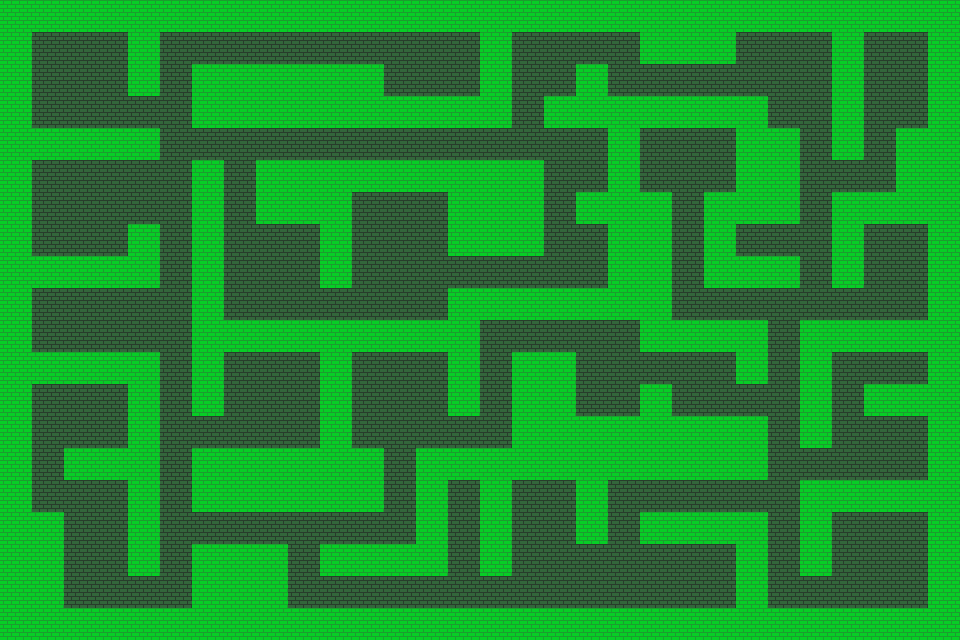

This is a level from a 2D game, rendered from its Tiled map with the project's own tilesets. A one-line summary and the complete map file follow:
An orthogonal 30x20 tile map with 32x32 px tiles, 1 tile layer (Camada de Blocos 1), 2 tilesets.

<map version="1.10" tiledversion="1.10.2" orientation="orthogonal" renderorder="right-up" width="30" height="20" tilewidth="32" tileheight="32" infinite="0" nextlayerid="2" nextobjectid="1">
 <tileset firstgid="1" name="Brick_Black" source="./Brick_Black.tsx" tilewidth="32" tileheight="32" tilecount="1" columns="1">
 </tileset>
 <tileset firstgid="2" name="Brick_Light" source="./Brick_Light.tsx" tilewidth="32" tileheight="32" tilecount="1" columns="1" />
 <layer id="1" name="Camada de Blocos 1" width="30" height="20">
  <data encoding="csv">
2,2,2,2,2,2,2,2,2,2,2,2,2,2,2,2,2,2,2,2,2,2,2,2,2,2,2,2,2,2,
2,1,1,1,2,1,1,1,1,1,1,1,1,1,1,2,1,1,1,1,2,2,2,1,1,1,2,1,1,2,
2,1,1,1,2,1,2,2,2,2,2,2,1,1,1,2,1,1,2,1,1,1,1,1,1,1,2,1,1,2,
2,1,1,1,1,1,2,2,2,2,2,2,2,2,2,2,1,2,2,2,2,2,2,2,1,1,2,1,1,2,
2,2,2,2,2,1,1,1,1,1,1,1,1,1,1,1,1,1,1,2,1,1,1,2,2,1,2,1,2,2,
2,1,1,1,1,1,2,1,2,2,2,2,2,2,2,2,2,1,1,2,1,1,1,2,2,1,1,1,2,2,
2,1,1,1,1,1,2,1,2,2,2,1,1,1,2,2,2,1,2,2,2,1,2,2,2,1,2,2,2,2,
2,1,1,1,2,1,2,1,1,1,2,1,1,1,2,2,2,1,1,2,2,1,2,1,1,1,2,1,1,2,
2,2,2,2,2,1,2,1,1,1,2,1,1,1,1,1,1,1,1,2,2,1,2,2,2,1,2,1,1,2,
2,1,1,1,1,1,2,1,1,1,1,1,1,1,2,2,2,2,2,2,2,1,1,1,1,1,1,1,1,2,
2,1,1,1,1,1,2,2,2,2,2,2,2,2,2,1,1,1,1,1,2,2,2,2,1,2,2,2,2,2,
2,2,2,2,2,1,2,1,1,1,2,1,1,1,2,1,2,2,1,1,1,1,1,2,1,2,1,1,1,2,
2,1,1,1,2,1,2,1,1,1,2,1,1,1,2,1,2,2,1,1,2,1,1,1,1,2,1,2,2,2,
2,1,1,1,2,1,1,1,1,1,2,1,1,1,1,1,2,2,2,2,2,2,2,2,1,2,1,1,1,2,
2,1,2,2,2,1,2,2,2,2,2,2,1,2,2,2,2,2,2,2,2,2,2,2,1,1,1,1,1,2,
2,1,1,1,2,1,2,2,2,2,2,2,1,2,1,2,1,1,2,1,1,1,1,1,1,2,2,2,2,2,
2,2,1,1,2,1,1,1,1,1,1,1,1,2,1,2,1,1,2,1,2,2,2,2,1,2,1,1,1,2,
2,2,1,1,2,1,2,2,2,1,2,2,2,2,1,2,1,1,1,1,1,1,1,2,1,2,1,1,1,2,
2,2,1,1,1,1,2,2,2,1,1,1,1,1,1,1,1,1,1,1,1,1,1,2,1,1,1,1,1,2,
2,2,2,2,2,2,2,2,2,2,2,2,2,2,2,2,2,2,2,2,2,2,2,2,2,2,2,2,2,2
</data>
 </layer>
</map>